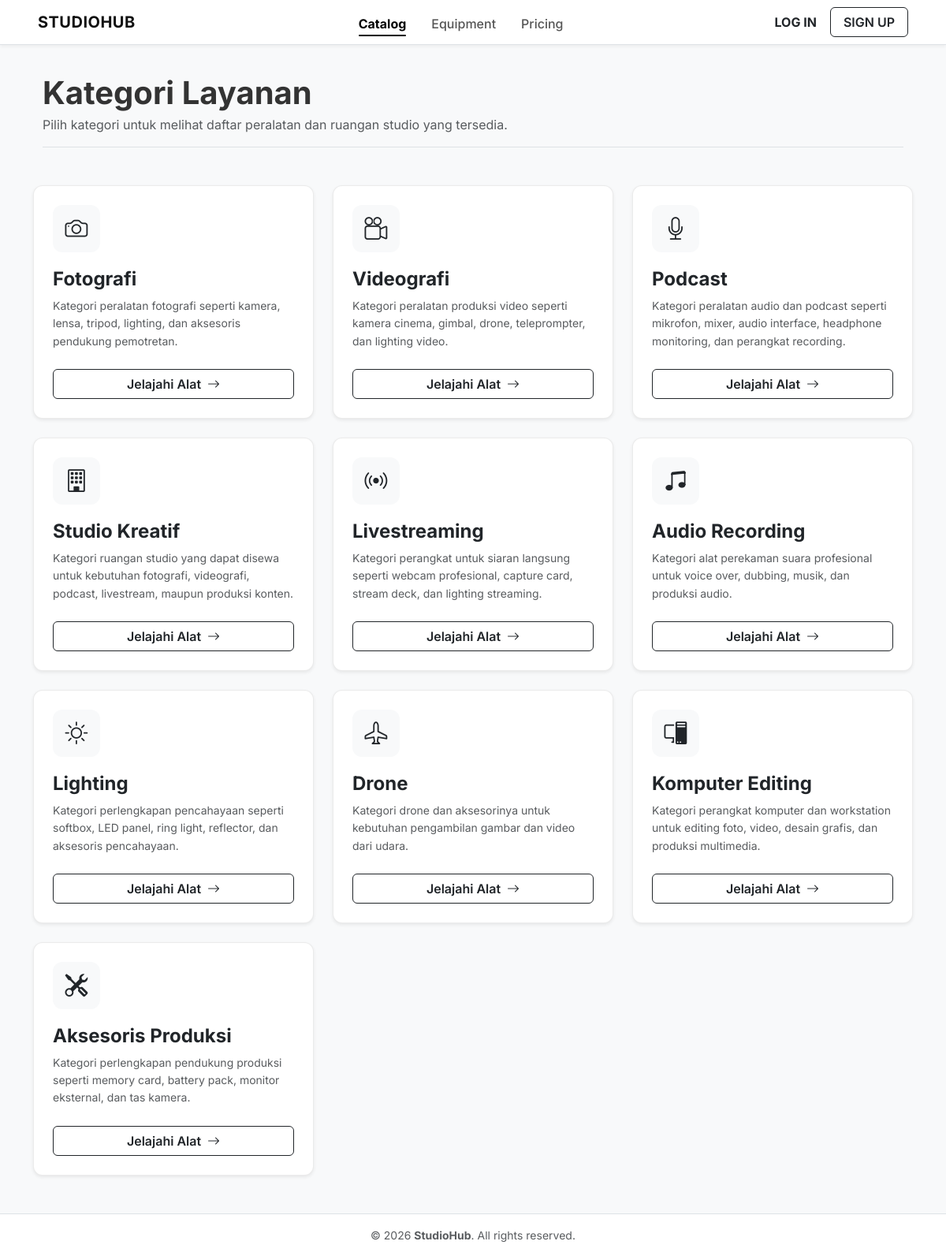
Before: /modules/kategori/index.php with the older database file.
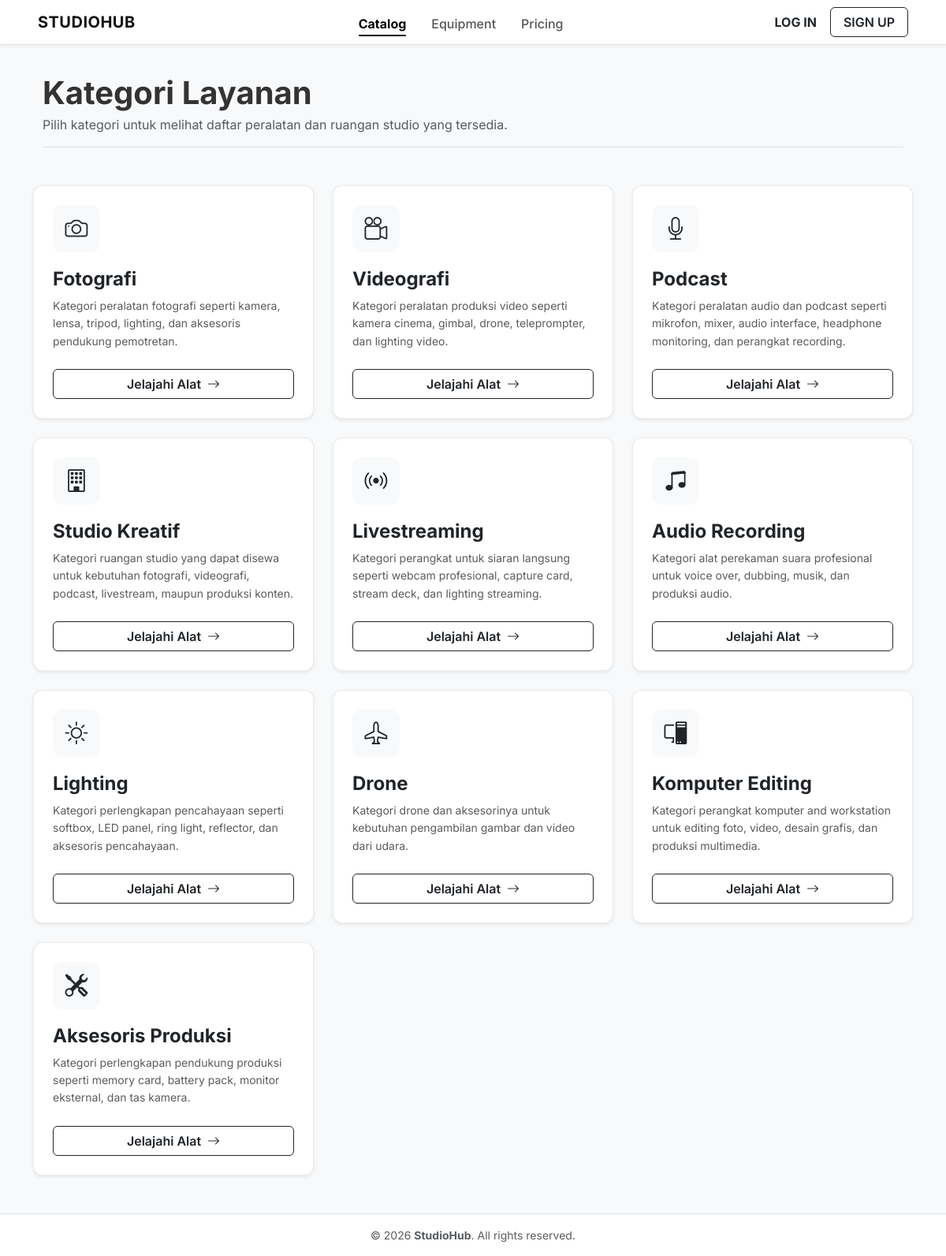
After: the same page with the newer database file.
### tables this page shows
CREATE TABLE `kategori` (
  `id_kategori` int(11) NOT NULL,
  `nama_kategori` varchar(100) NOT NULL,
  `desc_kategori` text DEFAULT NULL
);

### modules/kategori/index.php (the view, shortened to what this page needs)
<?php
require '../../config/koneksi.php';
$query = "SELECT * FROM kategori ORDER BY id_kategori";
$hasil = mysqli_query($conn, $query);
?>
<?php include '../../includes/header.php'; ?>
<div class="container pb-4">
    <div class="d-flex justify-content-between align-items-end border-bottom pb-3 mb-4">
        <div>
            <h1 class="fw-bold mb-1">Kategori Layanan</h1>
            <p class="text-muted mb-0">
                Pilih kategori untuk melihat daftar peralatan dan ruangan studio yang tersedia.
            </p>
        </div>
    </div>
</div>
<div class="row g-4" id="view-categories">
    <?php
    function getCategoryIcon($name) {
        $name_lower = strtolower($name);
        if (strpos($name_lower, 'foto') !== false) return 'bi-camera';
        if (strpos($name_lower, 'video') !== false) return 'bi-camera-reels';
        if (strpos($name_lower, 'podcast') !== false) return 'bi-mic';
        if (strpos($name_lower, 'studio') !== false) return 'bi-building';
        if (strpos($name_lower, 'stream') !== false) return 'bi-broadcast';
        if (strpos($name_lower, 'audio') !== false) return 'bi-music-note-beamed';
        if (strpos($name_lower, 'light') !== false) return 'bi-brightness-high';
        if (strpos($name_lower, 'drone') !== false) return 'bi-airplane';
        if (strpos($name_lower, 'komputer') !== false) return 'bi-pc-display';
        return 'bi-tools';
    }
    while ($data = mysqli_fetch_array($hasil)):
        $icon = getCategoryIcon($data['nama_kategori']);
    ?>
        <div class="col-md-6 col-lg-4">
            <div class="card category-card h-100 p-4 shadow-sm">
                <div class="d-flex flex-column h-100 justify-content-between">
                    <div>
                        <div class="category-icon-wrapper">
                            <i class="bi <?= $icon ?>"></i>
                        </div>
                        <h4 class="fw-bold text-dark mb-2"><?= htmlspecialchars($data['nama_kategori']) ?></h4>
                        <p class="text-muted small mb-4" style="line-height: 1.6;">
                            <?= htmlspecialchars($data['desc_kategori']) ?>
                        </p>
                    </div>
                    <a href="../alat/index.php?kategori=<?= $data['id_kategori'] ?>" class="btn btn-outline-dark w-100 py-2.5 fw-semibold d-flex align-items-center justify-content-center gap-2">
                        Jelajahi Alat <i class="bi bi-arrow-right"></i>
                    </a>
                </div>
            </div>
        </div>
    <?php endwhile; ?>
</div>
<?php include '../../includes/footer.php'; ?>

Changed rows visible on the page:
changed kategori "Komputer Editing": desc_kategori "Kategori perangkat komputer dan workstation untuk editing foto, video, desain grafis, dan produksi multimedia." → "Kategori perangkat komputer and workstation untuk editing foto, video, desain grafis, dan produksi multimedia."
